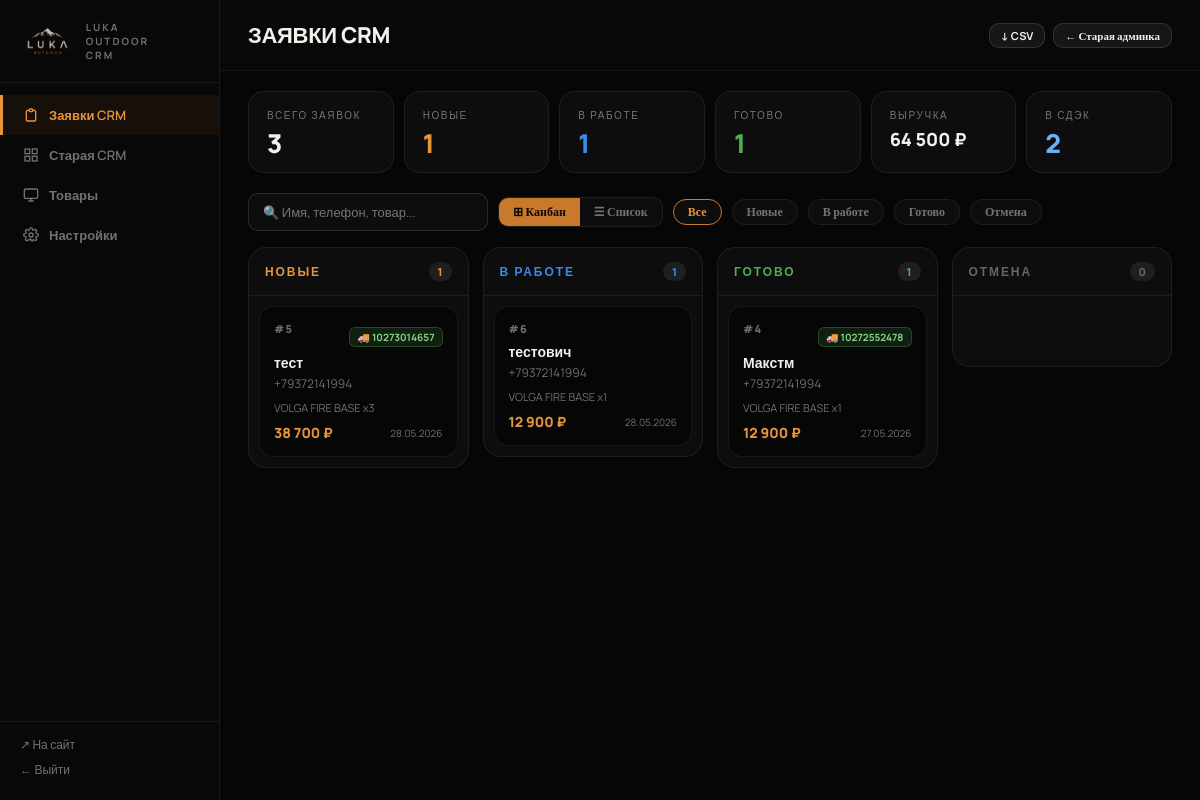
The app's page /admin/crm.php (signed in) with its own data.
### tables this page shows
CREATE TABLE orders (id INTEGER PRIMARY KEY AUTOINCREMENT,customer_name TEXT NOT NULL,phone TEXT NOT NULL,telegram TEXT DEFAULT '',email TEXT DEFAULT '',address TEXT DEFAULT '',delivery_method TEXT DEFAULT '',payment_method TEXT DEFAULT '',comment TEXT DEFAULT '',source TEXT DEFAULT 'site',total INTEGER DEFAULT 0,status TEXT DEFAULT 'new',manager_note TEXT DEFAULT '',created_at TEXT DEFAULT CURRENT_TIMESTAMP, cdek_order_uuid TEXT DEFAULT "", cdek_track TEXT DEFAULT "", cdek_status TEXT DEFAULT "", cdek_pvz_code TEXT DEFAULT "", delivery_cost INTEGER DEFAULT 0, cdek_raw TEXT DEFAULT "", ym_uid TEXT DEFAULT '');

### includes/db.php (called while the page is built, shortened)
<?php
function h($s){ return htmlspecialchars((string)$s, ENT_QUOTES, 'UTF-8'); }
function money($n){ return number_format((int)$n,0,' ',' ') . ' ₽'; }
?>

### admin/crm.php (the view, shortened to what this page needs)
<?php
require __DIR__ . '/../includes/db.php';
$pdo = db();
foreach ([
    'cdek_order_uuid TEXT DEFAULT ""',
    'cdek_track TEXT DEFAULT ""',
    'cdek_status TEXT DEFAULT ""',
    'cdek_pvz_code TEXT DEFAULT ""',
    'delivery_cost INTEGER DEFAULT 0',
    'cdek_raw TEXT DEFAULT ""',
    'email TEXT DEFAULT ""',
] as $col_def) {
    try { $pdo->exec("ALTER TABLE orders ADD COLUMN $col_def"); } catch (Exception $e) {}
}
$orders = $pdo->query("SELECT o.*, GROUP_CONCAT(i.product_name||' x'||i.qty, ', ') as items_str, COUNT(i.id) as items_count FROM orders o LEFT JOIN order_items i ON i.order_id=o.id GROUP BY o.id ORDER BY o.id DESC")->fetchAll(PDO::FETCH_ASSOC);
$stats = [
    'total'      => count($orders),
    'new'        => count(array_filter($orders, fn($o) => $o['status'] === 'new')),
    'processing' => count(array_filter($orders, fn($o) => $o['status'] === 'processing')),
    'done'       => count(array_filter($orders, fn($o) => $o['status'] === 'done')),
    'revenue'    => array_sum(array_column(array_filter($orders, fn($o) => $o['status'] !== 'cancelled'), 'total')),
    'cdek'       => count(array_filter($orders, fn($o) => !empty($o['cdek_order_uuid']))),
];
$columns = [
    'new'        => ['label' => 'Новые',    'color' => '#e8943a', 'orders' => []],
    'processing' => ['label' => 'В работе', 'color' => '#3a8ae8', 'orders' => []],
    'done'       => ['label' => 'Готово',   'color' => '#4caf50', 'orders' => []],
    'cancelled'  => ['label' => 'Отмена',   'color' => '#666',    'orders' => []],
];
foreach ($orders as $o) {
    $s = $o['status'] ?? 'new';
    if (isset($columns[$s])) $columns[$s]['orders'][] = $o;
}
function time_ago($dt) {
    $diff = time() - strtotime($dt);
    return date('d.m.Y', strtotime($dt));
}
?>
<!doctype html>
<html lang="ru">
<head>
</head>
<body>
<div class="wrap">
<aside class="sidebar">
  <div class="sLogo">
    <img src="../assets/images/logo_luka_new.png" alt="LUKA" onerror="this.style.display='none'">
    <span>LUKA<br>OUTDOOR<br>CRM</span>
  </div>
  <nav class="sNav">
    <a href="/admin/crm.php" class="active">
      <svg width="16" height="16" viewBox="0 0 24 24" fill="none" stroke="currentColor" stroke-width="2"><path d="M9 5H7a2 2 0 00-2 2v12a2 2 0 002 2h10a2 2 0 002-2V7a2 2 0 00-2-2h-2M9 5a2 2 0 002 2h2a2 2 0 002-2M9 5a2 2 0 012-2h2a2 2 0 012 2"/></svg>
      Заявки CRM
    </a>
    <a href="/admin/index.php?tab=orders">
      <svg width="16" height="16" viewBox="0 0 24 24" fill="none" stroke="currentColor" stroke-width="2"><rect x="3" y="3" width="7" height="7"/><rect x="14" y="3" width="7" height="7"/><rect x="14" y="14" width="7" height="7"/><rect x="3" y="14" width="7" height="7"/></svg>
      Старая CRM
    </a>
    <a href="/admin/index.php?tab=products">
      <svg width="16" height="16" viewBox="0 0 24 24" fill="none" stroke="currentColor" stroke-width="2"><rect x="2" y="3" width="20" height="14" rx="2"/><path d="M8 21h8M12 17v4"/></svg>
      Товары
    </a>
    <a href="/admin/index.php?tab=settings">
      Настройки
    </a>
  </nav>
  <div class="sBottom">
    <a href="/" target="_blank">↗ На сайт</a>
    <a href="/admin/logout.php">← Выйти</a>
  </div>
</aside>
<div class="main">
  <div class="topbar">
    <h1>Заявки CRM</h1>
    <div class="topbar-actions">
      <a href="?export=csv" class="btn btn-ghost btn-sm">↓ CSV</a>
      <a href="/admin/index.php" class="btn btn-ghost btn-sm">← Старая админка</a>
    </div>
  </div>
  <div class="stats">
    <div class="stat"><span>Всего заявок</span><b><?= $stats['total'] ?></b></div>
    <div class="stat"><span>Новые</span><b style="color:var(--new)"><?= $stats['new'] ?></b></div>
    <div class="stat"><span>В работе</span><b style="color:var(--processing)"><?= $stats['processing'] ?></b></div>
    <div class="stat"><span>Готово</span><b style="color:var(--done)"><?= $stats['done'] ?></b></div>
    <div class="stat"><span>Выручка</span><b style="font-size:18px"><?= money($stats['revenue']) ?></b></div>
    <div class="stat"><span>В СДЭК</span><b style="color:#6ab0ff"><?= $stats['cdek'] ?></b></div>
  </div>
  <div class="toolbar">
    <input class="searchInput" id="crmSearch" placeholder="🔍 Имя, телефон, товар..." oninput="filterCards()">
    <div class="viewToggle">
      <button class="viewBtn active" id="btnKanban" onclick="setView('kanban')">⊞ Канбан</button>
      <button class="viewBtn" id="btnList" onclick="setView('list')">☰ Список</button>
    </div>
    <button class="pill active" data-filter="all" onclick="setFilter(this,'all')">Все</button>
    <button class="pill" data-filter="new" onclick="setFilter(this,'new')">Новые</button>
    <button class="pill" data-filter="processing" onclick="setFilter(this,'processing')">В работе</button>
    <button class="pill" data-filter="done" onclick="setFilter(this,'done')">Готово</button>
    <button class="pill" data-filter="cancelled" onclick="setFilter(this,'cancelled')">Отмена</button>
  </div>
  <div class="kanban" id="kanbanView">
    <?php foreach ($columns as $status => $col): ?>
    <div class="kCol" data-col="<?= $status ?>">
      <div class="kColHead">
        <h3 style="color:<?= $col['color'] ?>"><?= $col['label'] ?></h3>
        <span class="kCount" style="color:<?= $col['color'] ?>"><?= count($col['orders']) ?></span>
      </div>
      <div class="kBody" id="col-<?= $status ?>" data-status="<?= $status ?>">
        <?php foreach ($col['orders'] as $o): ?>
        <div class="oCard"
          data-id="<?= $o['id'] ?>"
          data-status="<?= h($o['status']) ?>"
          data-search="<?= h(mb_strtolower($o['customer_name'].' '.$o['phone'].' '.($o['items_str']??''))) ?>"
          draggable="true"
          onclick="openOrder(<?= $o['id'] ?>)">
          <div class="oCardTop">
            <div class="oNum">#<?= $o['id'] ?></div>
            <?php if($o['cdek_track']): ?>
              <span class="cdekTag trackTag">🚚 <?= h($o['cdek_track']) ?></span>
            <?php elseif($o['cdek_order_uuid']): ?>
              <span class="cdekTag">📦 СДЭК</span>
            <?php endif; ?>
          </div>
          <div class="oName"><?= h($o['customer_name']) ?></div>
          <div class="oPhone"><?= h($o['phone']) ?></div>
          <?php if($o['items_str']): ?>
          <div class="oItems"><?= h($o['items_str']) ?></div>
          <?php endif; ?>
          <div class="oCardBottom">
            <div class="oPrice"><?= $o['total'] ? money($o['total']) : '—' ?></div>
            <div class="oTime"><?= time_ago($o['created_at'] ?? '') ?></div>
          </div>
        </div>
        <?php endforeach; ?>
      </div>
    </div>
    <?php endforeach; ?>
  </div>
</div>
</div>
</body>
</html>

### records on screen
orders: id "5", cdek_track "10273014657", customer_name "тест", phone "+79372141994", items_str "VOLGA FIRE BASE x3", total "38 700 ₽", created_at "28.05.2026"
orders: id "6", customer_name "тестович", phone "+79372141994", items_str "VOLGA FIRE BASE x1", total "12 900 ₽", created_at "28.05.2026"
orders: id "4", cdek_track "10272552478", customer_name "Макстм", phone "+79372141994", items_str "VOLGA FIRE BASE x1", total "12 900 ₽", created_at "27.05.2026"

### other values on screen
$stats['total'] "3"
$stats['new'] "1"
$stats['processing'] "1"
$stats['done'] "1"
money($stats['revenue']) "64 500 ₽"
$stats['cdek'] "2"
$col['label'] "НОВЫЕ"
count($col['orders']) "1"
$col['label'] "В РАБОТЕ"
$col['label'] "ГОТОВО"
$col['label'] "ОТМЕНА"
count($col['orders']) "0"
